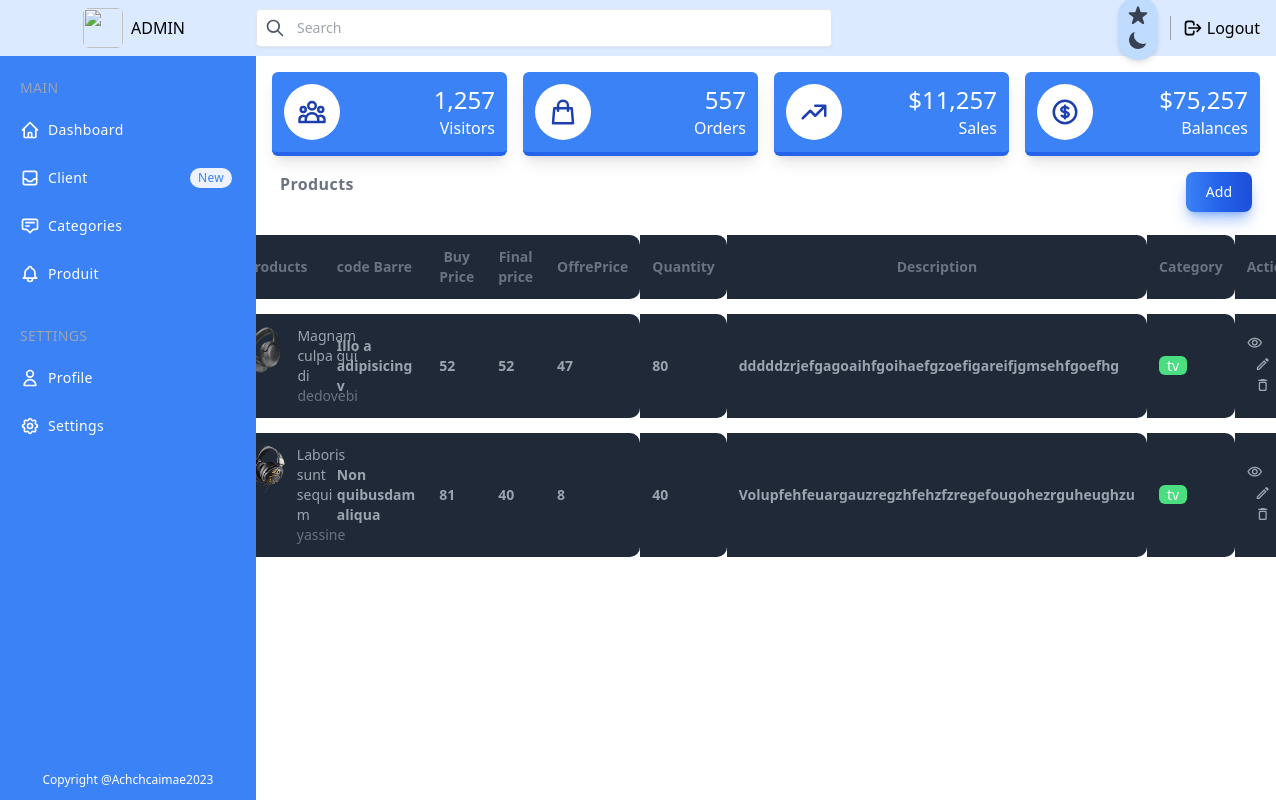
Page /Products/dashboard (signed in) on the committed database.
### tables this page shows
CREATE TABLE `product` (
  `id` int(11) NOT NULL,
  `ref` varchar(50) NOT NULL,
  `libelle` varchar(50) NOT NULL,
  `code_barre` varchar(50) NOT NULL,
  `prix_achat` varchar(50) NOT NULL,
  `prix_final` varchar(50) NOT NULL,
  `prix_offre` varchar(50) NOT NULL,
  `quantite` varchar(50) NOT NULL,
  `description` varchar(50) NOT NULL,
  `image` varchar(50) NOT NULL,
  `categorie_id` int(11) NOT NULL
);

CREATE TABLE `categorie` (
  `id` int(11) NOT NULL,
  `name` varchar(50) NOT NULL,
  `description` varchar(50) NOT NULL,
  `image` varchar(50) NOT NULL
);

### app/views/pages/admin/products.php (the view, shortened to what the rows shown need)
<!DOCTYPE html>
<html lang="en">
<head>
    <link href="<?= URLROOT; ?>/css/dashboard.css" rel="stylesheet">
    <link href="<?= URLROOT; ?>/dist/output.css" rel="stylesheet">
</head>
<body>
    <div x-data="setup()" :class="{ 'dark': isDark }">
        <div class="min-h-screen flex flex-col flex-auto flex-shrink-0 antialiased bg-white dark:bg-gray-700 text-black dark:text-white">
            <div class="h-full ml-14 mt-14 mb-10 md:ml-64">
                <section>
                    <div class="flex items-center justify-center mx-4">
                        <div class="col-span-12">
                            <div class="overflow-auto lg:overflow-visible ">
                                <table class="table text-gray-400 border-separate space-y-6 text-sm">
                                    <thead class="bg-gray-800 text-gray-500">
                                        <tr>
                                            <th class="p-3">Products</th>
                                            <th class="p-3 text-left">code Barre</th>
                                            <th class="p-3 ">Buy Price</th>
                                            <th class="p-3 ">Final price</th>
                                            <th class="p-3 ">OffrePrice</th>
                                            <th class="p-3 ">Quantity</th>
                                            <th class="p-3 ">Description</th>
                                            <th class="p-3 ">Category</th>
                                            <th class="p-3 ">Action</th>
                                        </tr>
                                    </thead>
                                    <?php foreach ($data['products'] as $product) : ?>
                                        <tbody>
                                            <tr class="bg-gray-800">
                                                <td class="p-3">
                                                    <div class="flex align-items-center">
                                                        <img class="rounded-full h-12 w-12  object-cover" src="<?= URLROOT . '/img/upload/' . $product->image ?>" alt="product image">
                                                        <div class="ml-3">
                                                            <div class=""><?php echo $product->libelle; ?></div>
                                                            <div class="text-gray-500"><?php echo $product->ref; ?></div>
                                                        </div>
                                                    </div>
                                                </td>
                                                <td class="p-3 font-bold">
                                                    <?php echo $product->code_barre; ?>
                                                </td>
                                                <td class="p-3 font-bold">
                                                    <?php echo $product->prix_achat; ?>
                                                </td>
                                                <td class="p-3 font-bold">
                                                    <?php echo $product->prix_final; ?>
                                                </td>
                                                <td class="p-3 font-bold">
                                                    <?php echo $product->prix_offre; ?>
                                                </td>
                                                <td class="p-3 font-bold">
                                                    <?php echo $product->quantite; ?>
                                                </td>
                                                <td class="p-3 font-bold">
                                                    <?php echo $product->description; ?>
                                                <td class="p-3">
                                                    <span class="bg-green-400 text-gray-50 rounded-md px-2"><?php echo $product->name; ?></span>
                                                </td>
                                                <td class="p-3 ">
                                                    <a href="#" class="text-gray-400 hover:text-gray-100 mr-2">
                                                        <i class="material-icons-outlined text-base">visibility</i>
                                                    </a>
                                                    <a href="#" class="text-gray-400 hover:text-gray-100  mx-2">
                                                        <i class="material-icons-outlined text-base">edit</i>
                                                    </a>
                                                    <a href="<?php echo URLROOT . '/products/delete/' . $product->id ?>" class="text-gray-400 hover:text-gray-100  ml-2">
                                                        <i class="material-icons-round text-base">delete_outline</i>
                                                    </a>
                                                </td>
                                            </tr>
                                        <?php endforeach; ?>
                                        </tbody>
                                </table>
                            </div>
                        </div>
                    </div>
                </section>
</body>
</html>

### rows in the picture
product: image (picture), libelle "Magnam culpa qui di", ref "dedovebi", code_barre "Illo a adipisicing v", prix_achat "52", prix_final "52", prix_offre "47", quantite "80", description "dddddzrjefgagoaihfgoihaefgzoefigareifjgmsehfgoefhg", categorie.name "tv"
product: image (picture), libelle "Laboris sunt sequi m", ref "yassine", code_barre "Non quibusdam aliqua", prix_achat "81", prix_final "40", prix_offre "8", quantite "40", description "Volupfehfeuargauzregzhfehzfzregefougohezrguheughzu", categorie.name "tv"
